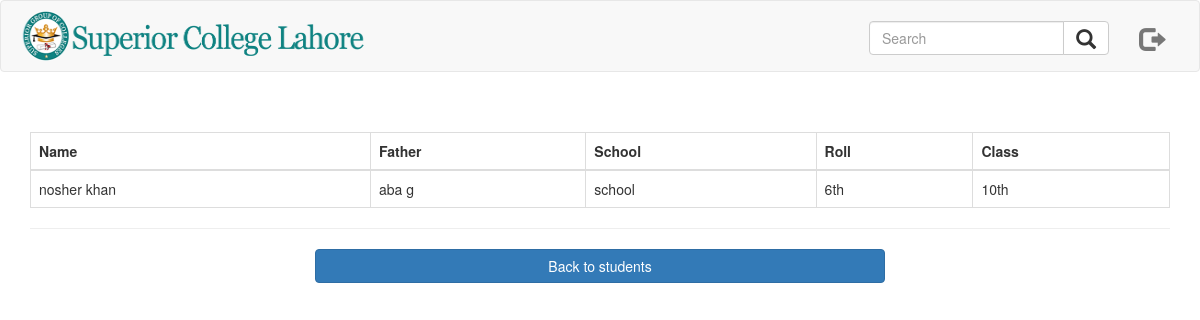
Page /students-detail.php?details=2 on the committed database.
### tables this page shows
CREATE TABLE `students` (
  `u_id` int(10) NOT NULL,
  `u_name` text NOT NULL,
  `u_father` text NOT NULL,
  `u_school` varchar(50) NOT NULL,
  `u_roll` varchar(10) NOT NULL,
  `u_class` varchar(50) NOT NULL
);

### students-detail.php (the view, shortened to what this page needs)
<?php include 'conn.php'?>
<!DOCTYPE html PUBLIC "-//W3C//DTD XHTML 1.0 Transitional//EN" "http://www.w3.org/TR/xhtml1/DTD/xhtml1-transitional.dtd">
<html xmlns="http://www.w3.org/1999/xhtml">
<head>
<link href="stylesheet.css" rel="stylesheet" type="text/css">
<link href="bootstrap1/css/bootstrap.css" rel="stylesheet"  type="text/css">
</head>
<body>
<?php include'nav.php';?>
<div class="container">
<?php
					$record_details = @$_GET['details'];
					$query			= "select * from students where u_id='$record_details'";
					$run1			= mysqli_query($con, $query);
					while($row1 = mysqli_fetch_array($run1)){
						$name	= $row1[1];
						$father	= $row1[2];
						$school = $row1[3];
						$roll 	= $row1[4];
						$class 	= $row1[5];
				?>
				<br><br>
					<table  class="table table-bordered">
					<thead>
					<tr>
						<th>Name</th>
						<th>Father</th>
						<th>School</th>
						<th>Roll</th>
						<th>Class</th>
					</tr>
                    </thead>
                    <tbody>
					<tr>
						<td><?php echo $name; 	?></td>
						<td><?php echo $father; ?></td>
						<td><?php echo $school; ?></td>
						<td><?php echo $roll; 	?></td>
						<td><?php echo $class;  ?></td>
					</tr>
                    </tbody>
					<?php } ?>
				</table><hr>
                <center><a href="home.php?student" class="btn btn-primary index_btn">Back to students</a></center>
</div>
</body>
</html>

### stylesheet.css (style rules this page uses)
.index_btn { width:50%; }

### rows in the picture
students: u_name "nosher khan", u_father "aba g", u_school "school", u_roll "6th", u_class "10th"
